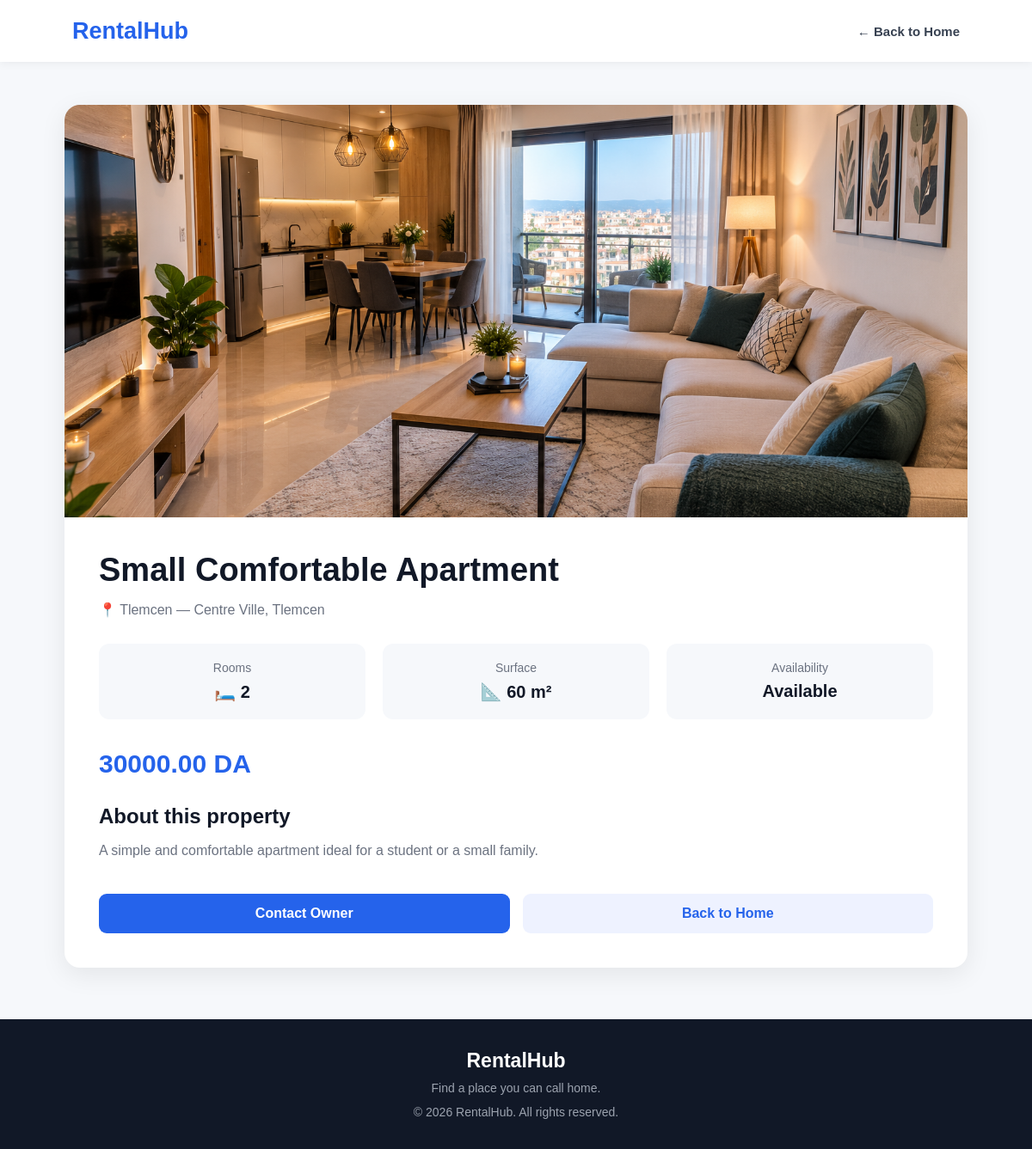
Screenshot of /property/5/ with the database file from the repository.
### properties/models.py (models this page shows, shortened)
class Property(models.Model):
    title = models.CharField(max_length=200)
    description = models.TextField()
    city = models.CharField(max_length=100)
    address = models.CharField(max_length=255)
    price = models.DecimalField(max_digits=10, decimal_places=2)
    rooms = models.PositiveIntegerField()
    surface = models.PositiveIntegerField()
    available = models.BooleanField(default=True)
    image = models.ImageField(upload_to="properties/", blank=True, null=True)
    created_at = models.DateTimeField(auto_now_add=True)

### properties/views.py (the view)
# urls.py: path("property/<int:property_id>/", views.property_detail, name="property_detail"),
def property_detail(request, property_id): return render(request, "properties/property_detail.html", {"property": get_object_or_404(Property, id=property_id, available=True)})

### properties/templates/properties/property_detail.html (shortened to what this page needs)
<!DOCTYPE html>
<html lang="en">
<head>
</head>
<body>
    <nav class="navbar">
        <a href="/" class="logo">
            RentalHub
        </a>
        <a href="/" class="back-btn">
            ← Back to Home
        </a>
    </nav>
    <main class="container">
        <div class="property-card">
            {% if property.image %}
                <img
                    src="{{ property.image.url }}"
                    alt="{{ property.title }}"
                    class="property-image"
                >
            {% else %}
                <div class="no-image">
                    No image available
                </div>
            {% endif %}
            <div class="property-content">
                <h1>
                    {{ property.title }}
                </h1>
                <div class="location">
                    📍 {{ property.city }}
                    —
                    {{ property.address }}
                </div>
                <div class="property-info">
                    <div class="info-box">
                        <span>
                            Rooms
                        </span>
                        <strong>
                            🛏️ {{ property.rooms }}
                        </strong>
                    </div>
                    <div class="info-box">
                        <span>
                            Surface
                        </span>
                        <strong>
                            📐 {{ property.surface }} m²
                        </strong>
                    </div>
                    <div class="info-box">
                        <span>
                            Availability
                        </span>
                        <strong>
                            {% if property.available %}
                                Available
                            {% else %}
                                Not available
                            {% endif %}
                        </strong>
                    </div>
                </div>
                <div class="price">
                    {{ property.price }} DA
                </div>
                <h2 class="description-title">
                    About this property
                </h2>
                <p class="description">
                    {{ property.description }}
                </p>
                <div class="actions">
                    <a
                        href="#"
                        class="action-btn rent-btn"
                    >
                        Contact Owner
                    </a>
                    <a
                        href="/"
                        class="action-btn back-home"
                    >
                        Back to Home
                    </a>
                </div>
            </div>
        </div>
    </main>
    <footer>
        <h3>
            RentalHub
        </h3>
        <p>
            Find a place you can call home.
        </p>
        <p style="margin-top: 12px;">
            © 2026 RentalHub.
            All rights reserved.
        </p>
    </footer>
</body>
</html>

### properties/templates/properties/property_detail.html (style rules this page uses)
* { margin: 0; padding: 0; box-sizing: border-box; }
body { font-family: Arial, Helvetica, sans-serif; background: #f6f8fb; color: #1f2937; }
.navbar { height: 72px; background: white; display: flex; align-items: center; justify-content: space-between; padding: 0 7%; box-shadow: 0 2px 10px rgba(0, 0, 0, 0.06); position: sticky; top: 0; z-index: 100; }
.logo { font-size: 27px; font-weight: 800; color: #2563eb; text-decoration: none; }
.back-btn { text-decoration: none; color: #374151; font-size: 15px; font-weight: 600; }
.container { max-width: 1100px; margin: 50px auto; padding: 0 25px; }
.property-card { background: white; border-radius: 18px; overflow: hidden; box-shadow: 0 8px 30px rgba(0, 0, 0, 0.08); }
.property-image { width: 100%; height: 480px; object-fit: cover; display: block; }
.property-content { padding: 40px; }
.property-content h1 { font-size: 38px; color: #111827; margin-bottom: 15px; }
.location { color: #6b7280; font-size: 16px; margin-bottom: 30px; }
.property-info { display: grid; grid-template-columns: repeat(3, 1fr); gap: 20px; margin-bottom: 35px; }
.info-box { background: #f6f8fb; padding: 20px; border-radius: 12px; text-align: center; }
.info-box span { display: block; font-size: 14px; color: #6b7280; margin-bottom: 8px; }
.info-box strong { font-size: 20px; color: #111827; }
.price { font-size: 30px; font-weight: 800; color: #2563eb; margin-bottom: 30px; }
.description-title { font-size: 24px; margin-bottom: 12px; color: #111827; }
.description { color: #6b7280; line-height: 1.8; font-size: 16px; margin-bottom: 35px; }
.actions { display: flex; gap: 15px; }
.action-btn { flex: 1; text-align: center; text-decoration: none; padding: 14px; border-radius: 9px; font-weight: 700; transition: 0.2s ease; }
.rent-btn { background: #2563eb; color: white; }
.back-home { background: #eef2ff; color: #2563eb; }
footer { background: #111827; color: white; text-align: center; padding: 35px 20px; margin-top: 60px; }
footer h3 { font-size: 23px; margin-bottom: 10px; }
footer p { color: #9ca3af; font-size: 14px; }

### rows the page displays
Property: image (picture), title "Small Comfortable Apartment", city "Tlemcen", address "Centre Ville, Tlemcen", rooms "2", surface "60", price "30000.00", description "A simple and comfortable apartment ideal for a student or a small family."
